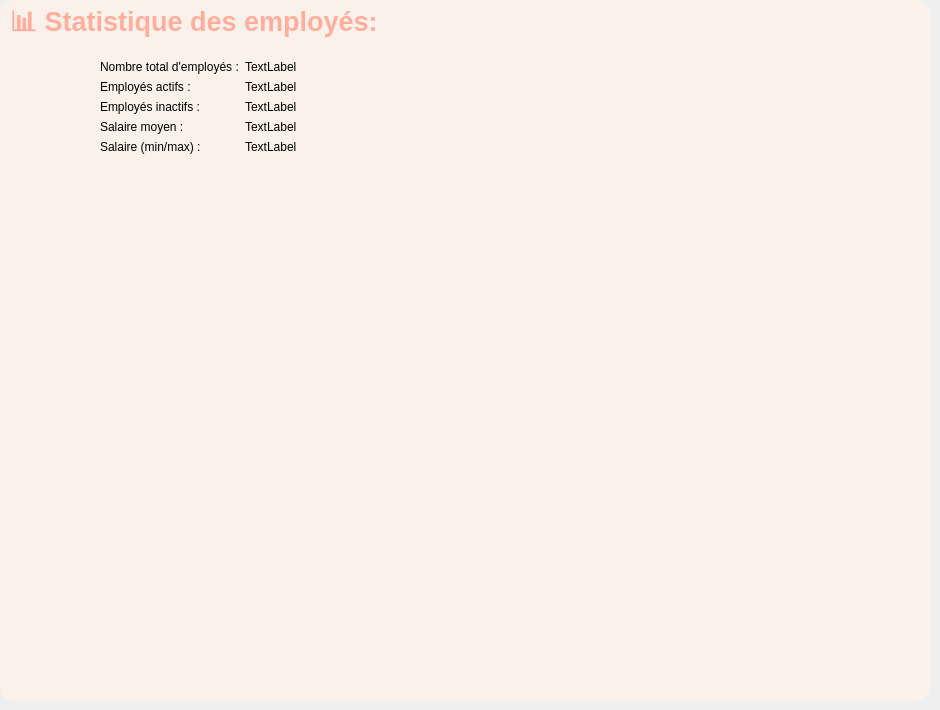
   <widget class="QWidget" name="tab_2">
    <attribute name="title">
     <string>Stat</string>
    </attribute>
    <widget class="QWidget" name="formLayoutWidget">
     <property name="geometry">
      <rect>
       <x>100</x>
       <y>60</y>
       <width>511</width>
       <height>131</height>
      </rect>
     </property>
     <layout class="QFormLayout" name="formLayoutStats">
      <item row="0" column="0">
       <widget class="QLabel" name="label_11">
        <property name="text">
         <string>Nombre total d'employés :</string>
        </property>
       </widget>
      </item>
      <item row="0" column="1">
       <widget class="QLabel" name="labelTotal">
        <property name="text">
         <string>TextLabel</string>
        </property>
       </widget>
      </item>
      <item row="1" column="0">
       <widget class="QLabel" name="label_17">
        <property name="text">
         <string>Employés actifs :</string>
        </property>
       </widget>
      </item>
      <item row="1" column="1">
       <widget class="QLabel" name="labelActifs">
        <property name="text">
         <string>TextLabel</string>
        </property>
       </widget>
      </item>
      <item row="2" column="0">
       <widget class="QLabel" name="label_19">
        <property name="text">
         <string>Employés inactifs :</string>
        </property>
       </widget>
      </item>
      <item row="2" column="1">
       <widget class="QLabel" name="labelInactifs">
        <property name="text">
         <string>TextLabel</string>
        </property>
       </widget>
      </item>
      <item row="3" column="0">
       <widget class="QLabel" name="label_32">
        <property name="text">
         <string>Salaire moyen :</string>
        </property>
       </widget>
      </item>
      <item row="3" column="1">
       <widget class="QLabel" name="labelSalaireMoyen">
        <property name="text">
         <string>TextLabel</string>
        </property>
       </widget>
      </item>
      <item row="4" column="0">
       <widget class="QLabel" name="label_34">
        <property name="text">
         <string>Salaire (min/max) :</string>
        </property>
       </widget>
      </item>
      <item row="4" column="1">
       <widget class="QLabel" name="labelSalaireMinMax">
        <property name="text">
         <string>TextLabel</string>
        </property>
       </widget>
      </item>
     </layout>
    </widget>
    <widget class="QWidget" name="horizontalLayoutWidget">
     <property name="geometry">
      <rect>
       <x>20</x>
       <y>210</y>
       <width>851</width>
       <height>371</height>
      </rect>
     </property>
     <layout class="QHBoxLayout" name="HLayoutStats"/>
    </widget>
    <widget class="QWidget" name="widget_3" native="true">
     <property name="geometry">
      <rect>
       <x>0</x>
       <y>0</y>
       <width>931</width>
       <height>701</height>
      </rect>
     </property>
     <property name="styleSheet">
      <string notr="true">border-radius :15px;
background-color: #FAF2EA;

</string>
     </property>
     <widget class="QLabel" name="label_13">
      <property name="geometry">
       <rect>
        <x>10</x>
        <y>10</y>
        <width>421</width>
        <height>31</height>
       </rect>
      </property>
      <property name="font">
       <font>
        <family>Segoe UI</family>
        <pointsize>20</pointsize>
        <italic>false</italic>
        <bold>true</bold>
       </font>
      </property>
      <property name="styleSheet">
       <string notr="true">QLabel{
	font: 700 20pt &quot;Segoe UI&quot;;
color: #FFAE9D;

}

</string>
      </property>
      <property name="text">
       <string>📊 Statistique des employés:</string>
      </property>
     </widget>
    </widget>
    <zorder>widget_3</zorder>
    <zorder>formLayoutWidget</zorder>
    <zorder>horizontalLayoutWidget</zorder>
   </widget>
